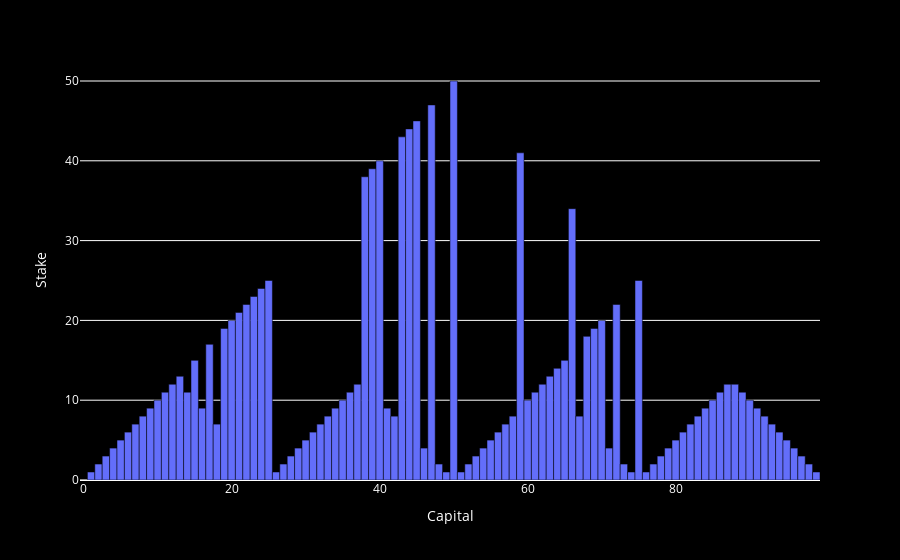

Notebook code for this chart:
### Code cell
fig = px.bar(x=range(100), y=policy, 
             labels={ 'x': 'Capital', 'y': 'Stake'})
fig.update_layout(
    bargap=0.0,
    paper_bgcolor = 'black',
    plot_bgcolor = 'black',
    font=dict(color='white'),
    title_font_color='white'
)

fig.update_traces(marker_line_color='black')
fig.show()

### Figure 1 — Plotly figure (JSON) as saved in the notebook; plotly's stock layout.template omitted (floating-point values rounded to 4 significant figures)
{"data": [{"hovertemplate": "Capital=%{x}<br>Stake=%{y}<extra></extra>", "legendgroup": "", "marker": {"color": "#636efa", "line": {"color": "black"}, "pattern": {"shape": ""}}, "name": "", "orientation": "v", "showlegend": false, "textposition": "auto", "type": "bar", "x": [0, 1, 2, 3, 4, 5, 6, 7, 8, 9, 10, 11, 12, 13, 14, 15, 16, 17, 18, 19, 20, 21, 22, 23, 24, 25, 26, 27, 28, 29, 30, 31, 32, 33, 34, 35, 36, 37, 38, 39, 40, 41, 42, 43, 44, 45, 46, 47, 48, 49, 50, 51, 52, 53, 54, 55, 56, 57, 58, 59, 60, 61, 62, 63, 64, 65, 66, 67, 68, 69, 70, 71, 72, 73, 74, 75, 76, 77, 78, 79, 80, 81, 82, 83, 84, 85, 86, 87, 88, 89, 90, 91, 92, 93, 94, 95, 96, 97, 98, 99], "xaxis": "x", "y": [0.0, 1.0, 2.0, 3.0, 4.0, 5.0, 6.0, 7.0, 8.0, 9.0, 10.0, 11.0, 12.0, 13.0, 11.0, 15.0, 9.0, 17.0, 7.0, 19.0, 20.0, 21.0, 22.0, 23.0, 24.0, 25.0, 1.0, 2.0, 3.0, 4.0, 5.0, 6.0, 7.0, 8.0, 9.0, 10.0, 11.0, 12.0, 38.0, 39.0, 40.0, 9.0, 8.0, 43.0, 44.0, 45.0, 4.0, 47.0, 2.0, 1.0, 50.0, 1.0, 2.0, 3.0, 4.0, 5.0, 6.0, 7.0, 8.0, 41.0, 10.0, 11.0, 12.0, 13.0, 14.0, 15.0, 34.0, 8.0, 18.0, 19.0, 20.0, 4.0, 22.0, 2.0, 1.0, 25.0, 1.0, 2.0, 3.0, 4.0, 5.0, 6.0, 7.0, 8.0, 9.0, 10.0, 11.0, 12.0, 12.0, 11.0, 10.0, 9.0, 8.0, 7.0, 6.0, 5.0, 4.0, 3.0, 2.0, 1.0], "yaxis": "y"}], "layout": {"bargap": 0, "barmode": "relative", "font": {"color": "white"}, "legend": {"tracegroupgap": 0}, "margin": {"t": 60}, "paper_bgcolor": "black", "plot_bgcolor": "black", "title": {"font": {"color": "white"}}, "xaxis": {"anchor": "y", "domain": [0, 1], "title": {"text": "Capital"}}, "yaxis": {"anchor": "x", "domain": [0, 1], "title": {"text": "Stake"}}}}
